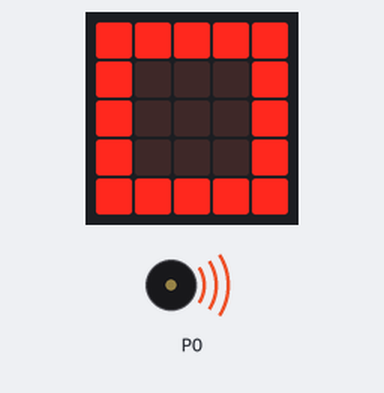
Recording of a program running on a simulated BBC micro:bit (MakeCode). Parts: the board's 5×5 LED display, buzzer (waves = sounding).

Above: at 0.19 s.
At 10.64 s:
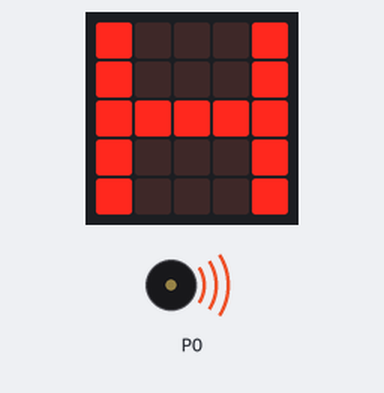
At 19.47 s:
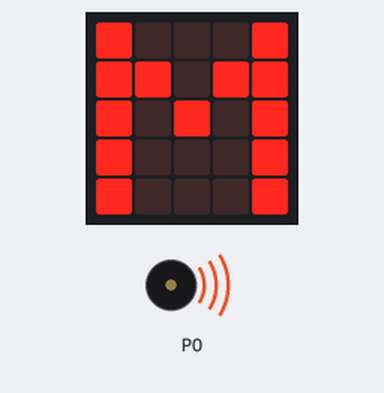
At 39.18 s:
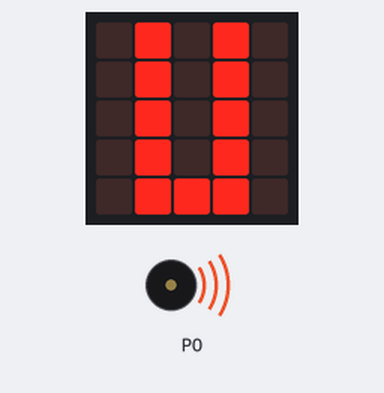
Timing chart, 0 to 40.0 s (numbered marks = the images above):
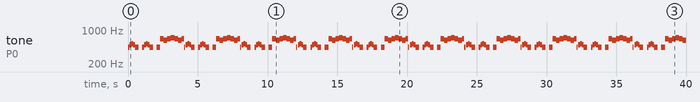

Measured:
- by itself, tone on P0: plays 440 Hz for 0.13 s, 494 Hz for 0.13 s, 523 Hz for 0.13 s, 494 Hz for 0.13 s, 440 Hz for 0.25 s, 440 Hz for 0.13 s … (179 notes in this stretch)
- what the display in image 1 shows lasts 0.4 s, from 10.4 s to 10.8 s

The program:

main.ts
```typescript
basic.forever(function () {
    music.startMelody(music.builtInMelody(Melodies.Chase), MelodyOptions.Forever)
    basic.showLeds(`
        # # # # #
        # . . . #
        # . . . #
        # . . . #
        # # # # #
        `)
    basic.showLeds(`
        . # # # #
        . # . . .
        . # # # #
        . . . . #
        # # # # #
        `)
    basic.showLeds(`
        # # # # #
        # . . . .
        # . . . .
        # . . . .
        # # # # #
        `)
    basic.showLeds(`
        . # # # .
        . # . # .
        . # # # .
        . # . # .
        . # . # .
        `)
    basic.showLeds(`
        # # # # .
        # . . # .
        # # # # .
        # . # . .
        # . . # .
        `)
    basic.showLeds(`
        . . . . .
        . . . . .
        # # # # #
        . . . . .
        . . . . .
        `)
    basic.showLeds(`
        # . . . #
        # . . . #
        # # # # #
        # . . . #
        # . . . #
        `)
    basic.showLeds(`
        . # . # .
        . # . # .
        . # . # .
        . # . # .
        . # # # .
        `)
    basic.showLeds(`
        # . . . #
        # # . # #
        # . # . #
        # . . . #
        # . . . #
        `)
    basic.showLeds(`
        # # # # #
        # . . . #
        # . . . #
        # . . . #
        # # # # #
        `)
})
```

test.ts
```typescript
// aquí va el archivo "tests"; esto no se compilará cuando este paquete se utilice como una extensión.
```
